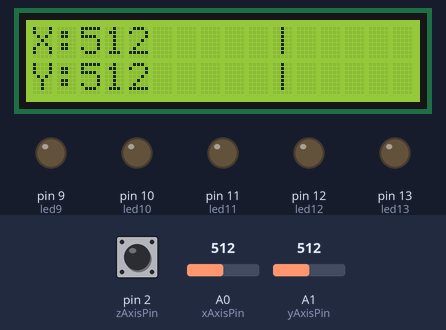
A sketch run on a simulated Arduino Uno, built with avr-gcc and run on an emulated ATmega328P. Shown: 16×2 character LCD, output pins drawn as LEDs (lit = HIGH). The test bench sets the inputs (shaded band); at power-on: pin 2 (zAxisPin) HIGH, A0 (xAxisPin) = 512, A1 (yAxisPin) = 512.

Above: at 4.2 s.
4.3 s: pin 2 (zAxisPin) pulled LOW for 0.15 s
At 4.52 s:
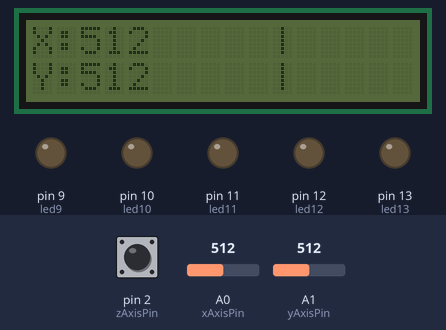
7.4 s: A0 (xAxisPin) set to 894
At 7.7 s:
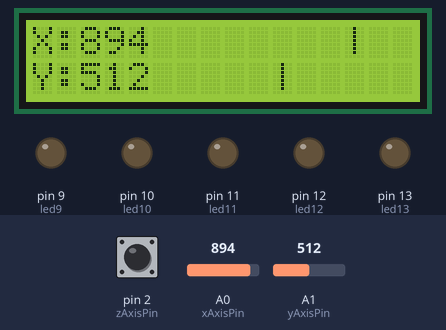
8.9 s: A0 (xAxisPin) set to 914
At 9.9 s:
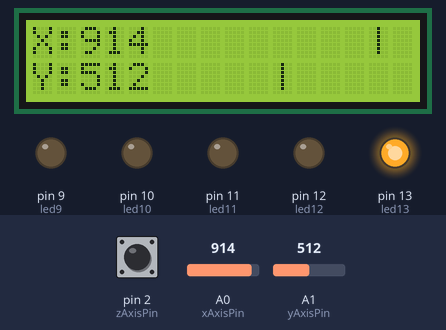
10.4 s: A1 (yAxisPin) set to 892
At 10.8 s:
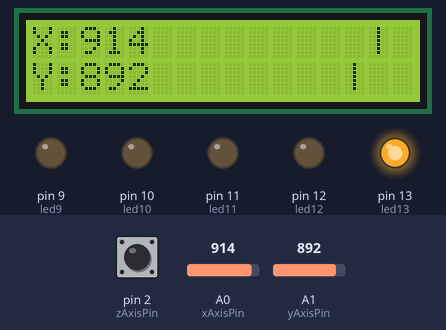
13.4 s: A1 (yAxisPin) set to 915
At 14.0 s:
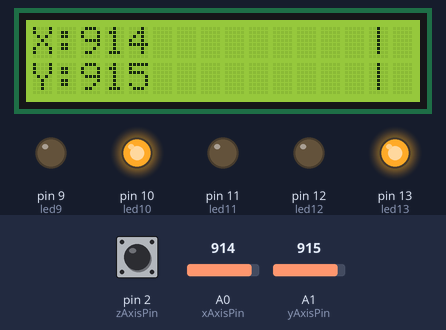
15.0 s: pin 2 (zAxisPin) pulled LOW for 1 s
At 15.24 s:
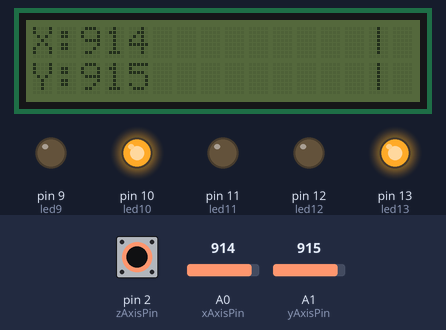
Timing chart, 0 to 18.0 s (numbered marks = the images above; inputs shaded):
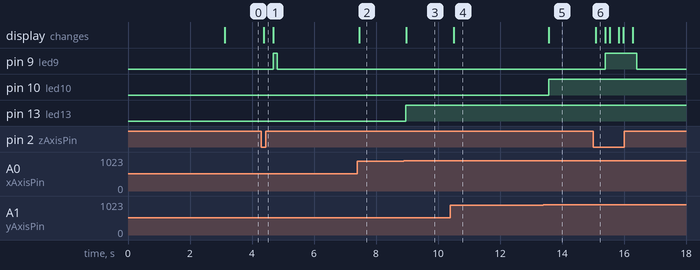

The sketch:

AR12_joystick.ino
```cpp
/*
 예제 6.5
 조이스틱 입력
 */

// I2C 통신 라이브러리 설정
#include <Wire.h>
// I2C LCD 라리브러리 설정
#include <LiquidCrystal_I2C.h>

// LCD I2C address 설정 PCF8574:0x27, PCF8574A:0x3F
LiquidCrystal_I2C lcd(0x27,16,2);  // LCD address:0x27, 16X2 LCD

// 0번 아날로그핀을 X 축 입력으로 설정
const int xAxisPin = 0;
// 1번 아날로그핀을 Y 축 입력으로 설정
const int yAxisPin = 1;
// 2번 디지털 입력 핀을 Z 축 입력으로 설정
const int zAxisPin = 2;

const int led13 = 13;
const int led12 = 12;
const int led11 = 11;
const int led10 = 10;
const int led9 = 9;
void setup() {
  Serial.begin(9600);
  pinMode(led13, OUTPUT);
  pinMode(led12, OUTPUT);
  pinMode(led11, OUTPUT);
  pinMode(led10, OUTPUT);
  pinMode(led9, OUTPUT);
  // Z 축 입력은 디지털 입력으로 설정한다.
  pinMode(zAxisPin, INPUT_PULLUP);

  lcd.init(); // LCD 설정
  lcd.backlight();  // 백라이트를 켠다.

  // 메세지를 표시한다.
  lcd.print("ex 6.5");
  lcd.setCursor(0,1);
  lcd.print("Joystick");
  // 3초동안 메세지를 표시한다.
  delay(3000);

  // 모든 메세지를 삭체한 뒤
  // X축 Y축 문자를 출력한다.
  lcd.clear();
  lcd.setCursor(0,0);
  lcd.print("X:");
  lcd.setCursor(0,1);
  lcd.print("Y:");
  lcd.setCursor(15,1);
}

void loop(){

  // X, Y, Z 축 값을 읽는다.
  int xValue = analogRead(xAxisPin);
  int yValue = analogRead(yAxisPin);
  int zValue = digitalRead(zAxisPin);

  // 그래프를 그리기 위해서 X, Y 값을 조절한다.
  int xDisplay = map(xValue,0,1023,6,15);
  int yDisplay = map(yValue,0,1023,6,15);

  // 첫 째 줄에 전에 표시했던 내용을 지운다.
  lcd.setCursor(2,0);
  lcd.print("              "); // 14칸 공백
  // X 축의 ADC 값을 출력한다.
  lcd.setCursor(2,0);
  lcd.print(xValue);
  // 조이스틱의 X 값에 따라 그래프를 출력한다
  lcd.setCursor(xDisplay,0);
  lcd.print("|");

  if (xValue > 900)
  digitalWrite(led13, HIGH);
  else
  digitalWrite(led13, LOW);
  if (xValue < 100)
  digitalWrite(led12, HIGH);
  else
  digitalWrite(led12, LOW);

  // 둘째 줄에 전에 표시했던 내용을 지운다.
  lcd.setCursor(2,1);
  lcd.print("              "); // 14칸 공백
  // Y 축의 ADC 값을 출력한다.
  lcd.setCursor(2,1);
  lcd.print(yValue);
  // 조이스틱의 Y 값에 따라 그래프를 출력한다
  lcd.setCursor(yDisplay,1);
  lcd.print("|");

  if (yValue > 900)
  digitalWrite(led10, HIGH);
  else
  digitalWrite(led10, LOW);
  if (yValue < 100)
  digitalWrite(led11, HIGH);
  else
  digitalWrite(led11, LOW);

  // Z 방향으로 눌렸을 때 백라이트를 점멸한다.
  if(zValue == LOW){
    lcd.noBacklight();
    delay(300);
    lcd.backlight();
  }
  if (zValue == LOW)
  digitalWrite(led9, HIGH);
  else
  digitalWrite(led9, LOW);
  delay(100);
}
```

Measured:
- the behaviour switches between 900 and 901 on A0 (xAxisPin) (found by bisection; images 2 and 3)
- the behaviour switches between 900 and 901 on A1 (yAxisPin) (found by bisection; images 4 and 5)
- after the input at 4.3 s, pin 9 (led9): LOW → HIGH after 0.38 s, → LOW 0.14 s later; the display: changes after 0.08 s (image 1)
- after the input at 7.4 s, the display: changes after 0.06 s (image 2)
- after the input at 8.9 s, pin 13 (led13): LOW → HIGH after 0.06 s; the display: changes after 0.08 s (image 3)
- after the input at 10.4 s, the display: changes after 0.11 s (image 4)
- after the input at 13.4 s, pin 10 (led10): LOW → HIGH after 0.17 s; the display: changes after 0.17 s (image 5)
- after the input at 15.0 s, pin 9 (led9): LOW → HIGH after 0.40 s, → LOW 1.0 s later; the display: changes after 0.09 s (image 6)
